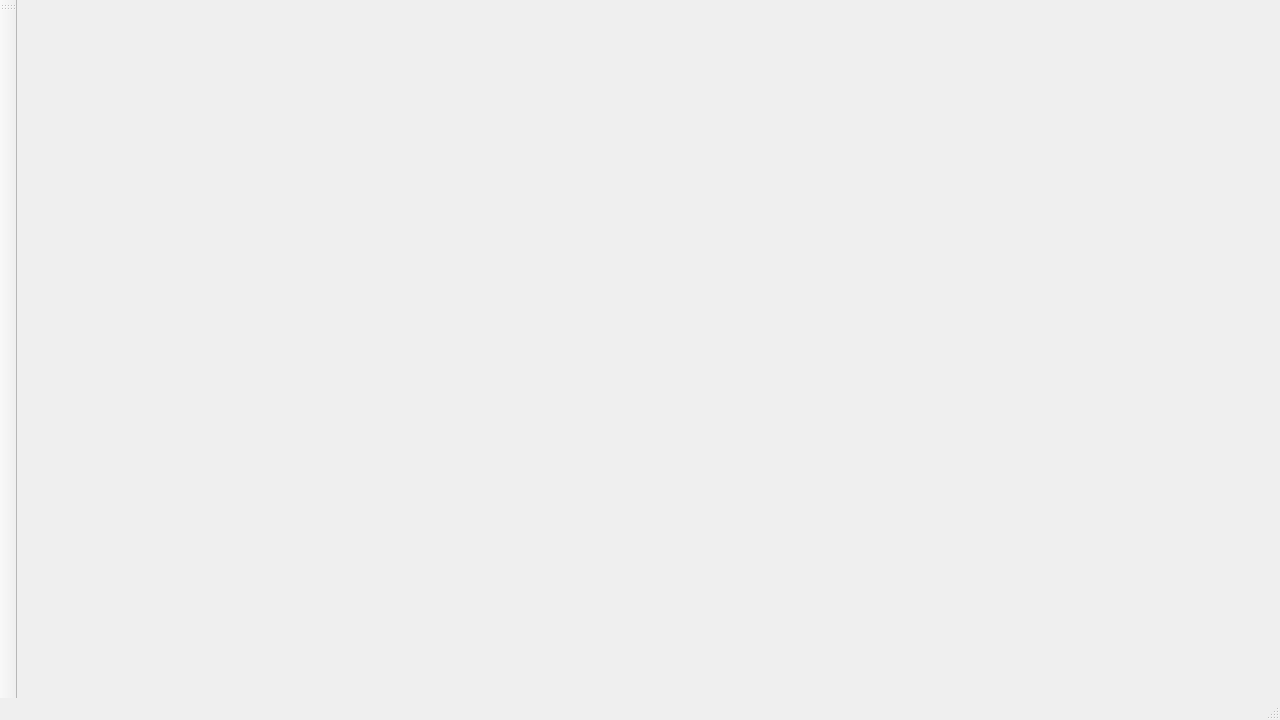
<?xml version="1.0" encoding="UTF-8"?>
<ui version="4.0">
 <class>MainWindow</class>
 <widget class="QMainWindow" name="MainWindow">
  <property name="geometry">
   <rect>
    <x>0</x>
    <y>0</y>
    <width>1280</width>
    <height>720</height>
   </rect>
  </property>
  <property name="windowTitle">
   <string>MainWindow</string>
  </property>
  <widget class="QWidget" name="centralWidget">
   <widget class="QWidget" name="verticalLayoutWidget">
    <property name="geometry">
     <rect>
      <x>620</x>
      <y>10</y>
      <width>501</width>
      <height>641</height>
     </rect>
    </property>
    <layout class="QVBoxLayout" name="verticalLayout">
     <item>
      <widget class="AnalogPlot" name="AI1" native="true"/>
     </item>
     <item>
      <widget class="AnalogPlot" name="AI2" native="true">
       <zorder>AI3</zorder>
       <zorder>AI3</zorder>
      </widget>
     </item>
     <item>
      <widget class="AnalogPlot" name="AI3" native="true">
       <zorder>AI1</zorder>
      </widget>
     </item>
     <item>
      <widget class="AnalogPlot" name="AI4" native="true"/>
     </item>
    </layout>
   </widget>
  </widget>
  <widget class="QMenuBar" name="menuBar">
   <property name="geometry">
    <rect>
     <x>0</x>
     <y>0</y>
     <width>1280</width>
     <height>25</height>
    </rect>
   </property>
  </widget>
  <widget class="QToolBar" name="mainToolBar">
   <attribute name="toolBarArea">
    <enum>LeftToolBarArea</enum>
   </attribute>
   <attribute name="toolBarBreak">
    <bool>false</bool>
   </attribute>
  </widget>
  <widget class="QStatusBar" name="statusBar"/>
 </widget>
 <layoutdefault spacing="6" margin="11"/>
 <customwidgets>
  <customwidget>
   <class>AnalogPlot</class>
   <extends>QWidget</extends>
   <header location="global">analogPlot.h</header>
   <container>1</container>
  </customwidget>
 </customwidgets>
 <resources/>
 <connections/>
</ui>
